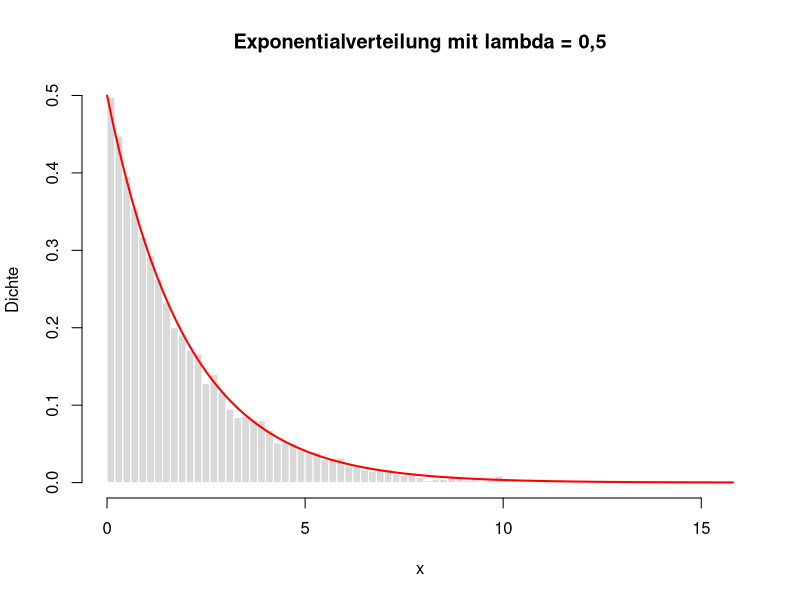
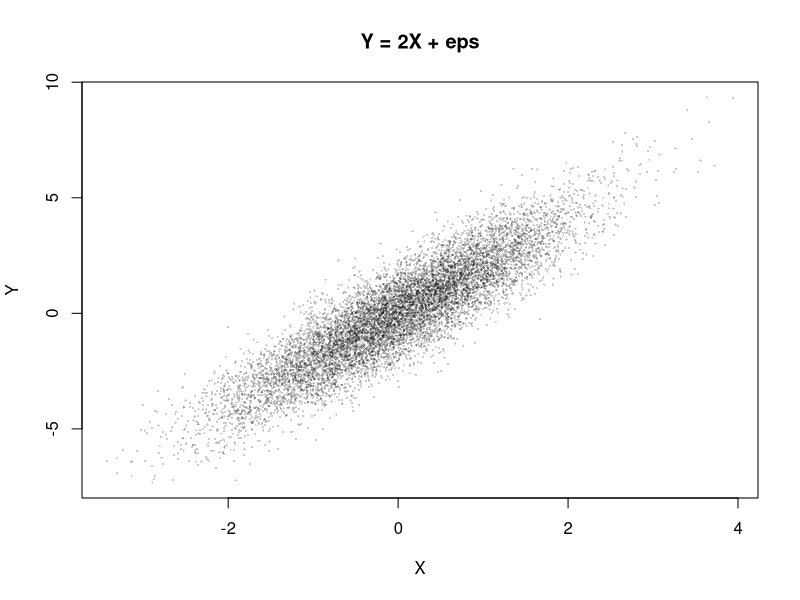

The R source for these figures, in order:
# =============================================================================
# Lösung zu Übung 4 (Kapitel 1: Auffrischung in R)
# Quelle: Aufgabe „Übung 4: Auffrischung in R“ und Seite „Lösung Übung 4“ im LMS
# Neu gefasst am 22.11.2026 (Paket 10). Die frühere Übung, eine R-Simulation von
# Verteilungen, steht wortgleich im Bachelormodul AMS02 und wurde ersetzt.
# Benötigt nur Base R.
# =============================================================================

set.seed(2026)


# -----------------------------------------------------------------------------
# Aufgabe 1: Normalverteilung, X ~ N(100, 15^2)
# -----------------------------------------------------------------------------
pnorm(120, mean = 100, sd = 15)                                   # P(X <= 120) = 0,9088
pnorm(115, mean = 100, sd = 15) - pnorm(85, mean = 100, sd = 15)  # P(85 < X <= 115) = F(115) - F(85) = 0,6827
qnorm(0.95, mean = 100, sd = 15)                                  # 95-%-Quantil = 124,67

x <- rnorm(10000, mean = 100, sd = 15)
mean(x > 85 & x <= 115)                                           # Simulation: 0,6842
# Rund 68 % der Werte liegen höchstens eine Standardabweichung vom Erwartungswert entfernt.


# -----------------------------------------------------------------------------
# Aufgabe 2: Binomialverteilung, X ~ B(50; 0,9)
# -----------------------------------------------------------------------------
dbinom(48, size = 50, prob = 0.9)        # P(X = 48) = 0,0779
1 - pbinom(44, size = 50, prob = 0.9)    # P(X >= 45) = 1 - P(X <= 44) = 0,6161

y <- rbinom(10000, size = 50, prob = 0.9)
c(mean(y == 48), mean(y >= 45))          # Simulation: 0,0761 und 0,6136


# -----------------------------------------------------------------------------
# Aufgabe 3: Exponentialverteilung mit lambda = 0,5
# -----------------------------------------------------------------------------
z <- rexp(10000, rate = 0.5)
c(Mittelwert = mean(z), Theorie = 1 / 0.5)     # 1,97 gegen 2
c(Varianz = var(z), Theorie = 1 / 0.5^2)       # 3,90 gegen 4

hist(z, breaks = 60, freq = FALSE, col = "grey85", border = "white",
     xlab = "x", ylab = "Dichte", main = "Exponentialverteilung mit lambda = 0,5")
curve(dexp(x, rate = 0.5), add = TRUE, col = "red", lwd = 2)


# -----------------------------------------------------------------------------
# Aufgabe 4: Kovarianz und Korrelation von X und Y = 2X + eps
# -----------------------------------------------------------------------------
x <- rnorm(10000)
eps <- rnorm(10000)
y <- 2 * x + eps

# Theorie: Cov(X, Y) = Cov(X, 2X + eps) = 2 Var(X) = 2, weil X und eps unabhängig sind.
#          Var(Y) = 4 Var(X) + Var(eps) = 5, also Corr(X, Y) = 2 / sqrt(1 * 5) = 0,894.
c(Kovarianz = cov(x, y), Theorie = 2)                 # 2,01 gegen 2
c(Korrelation = cor(x, y), Theorie = 2 / sqrt(5))     # 0,894 gegen 0,894

plot(x, y, pch = 16, cex = 0.3, col = rgb(0, 0, 0, 0.2),
     xlab = "X", ylab = "Y", main = "Y = 2X + eps")
